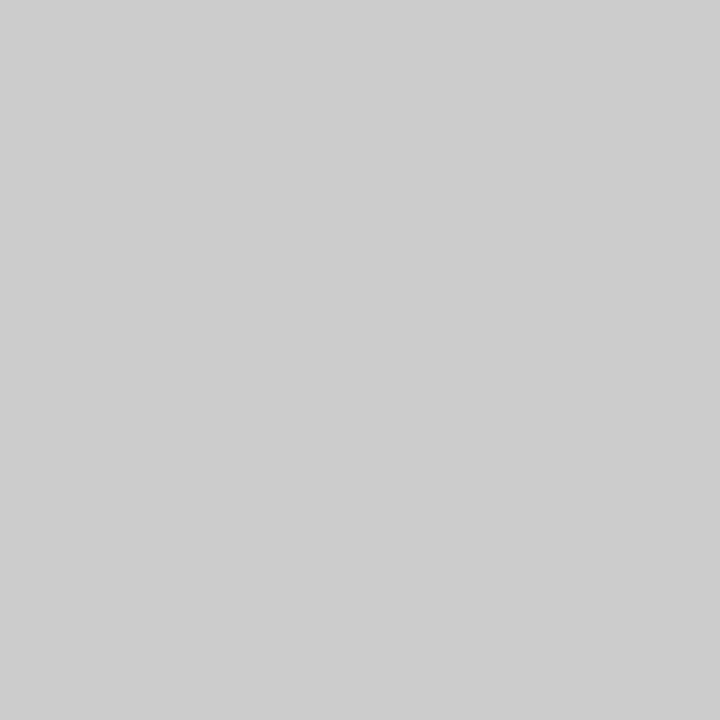
Frame 1 (no input)
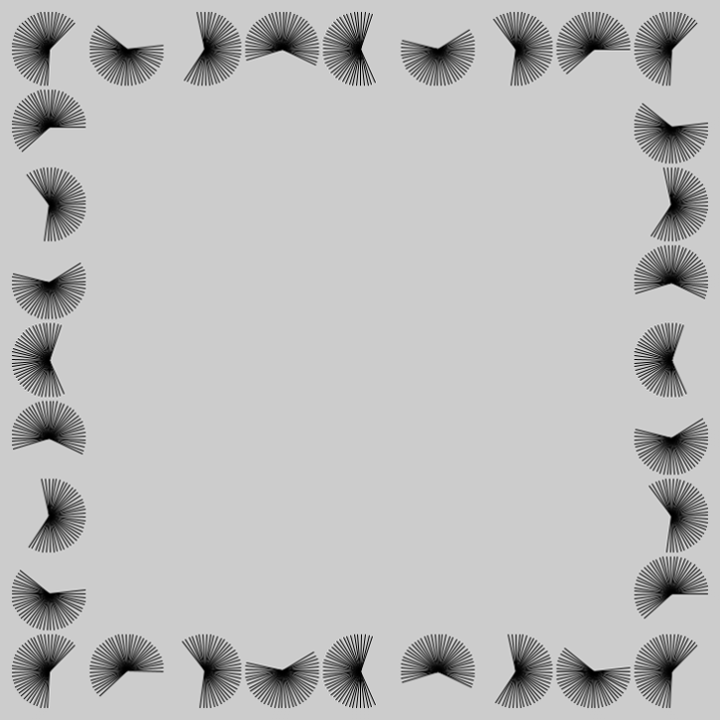
Frame 60 (the mouse pressed at the canvas centre just before this capture)
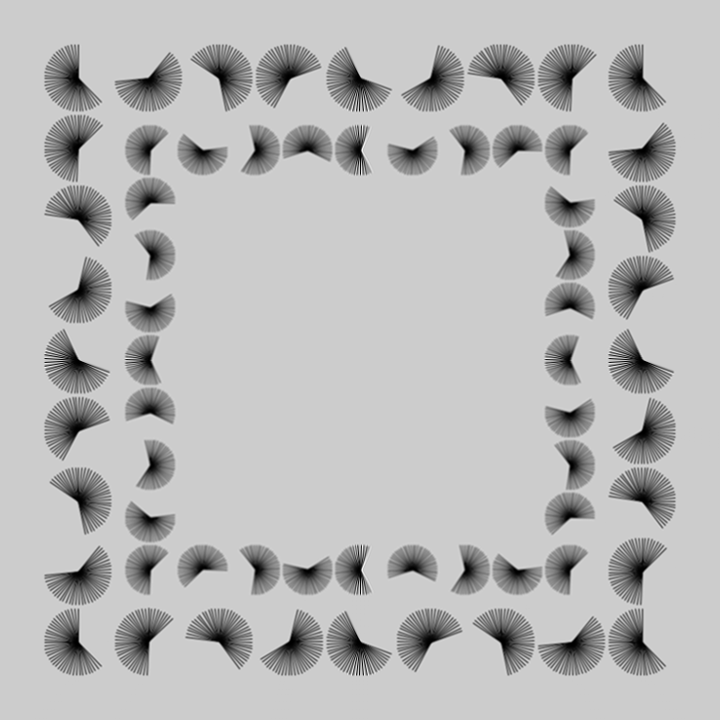
Frame 120 (the mouse held since frame 60 and released just before this capture)

The Processing sketch that drew these frames (run headless with seeded random() and noise(); from frame 60 on, the mouse is pressed at the canvas centre):

// Processing sketch: bit2atom_20210217c_occRectGroupedPatterns
// ── bit2atom_20210217c_occRectGroupedPatterns.pde
int t, x, l, T;
float X, Y;
void setup() {
  size(720, 720);
}
void draw() {
  if ((T=t++%55)<15)copy(get(), 0, 0, 720, 720, T, T, T=720-2*T, T);
  else {
    for (l=0; l<4; l++)for (x=0; x<640; x+=80)line(X=(l%3==0?40:680)+cos(l*PI/2)*x, Y=(l<2?40:680)+sin(l*PI/2)*x, X+cos(X=t*.1+x)*38, Y+sin(X)*38);
  }
}
